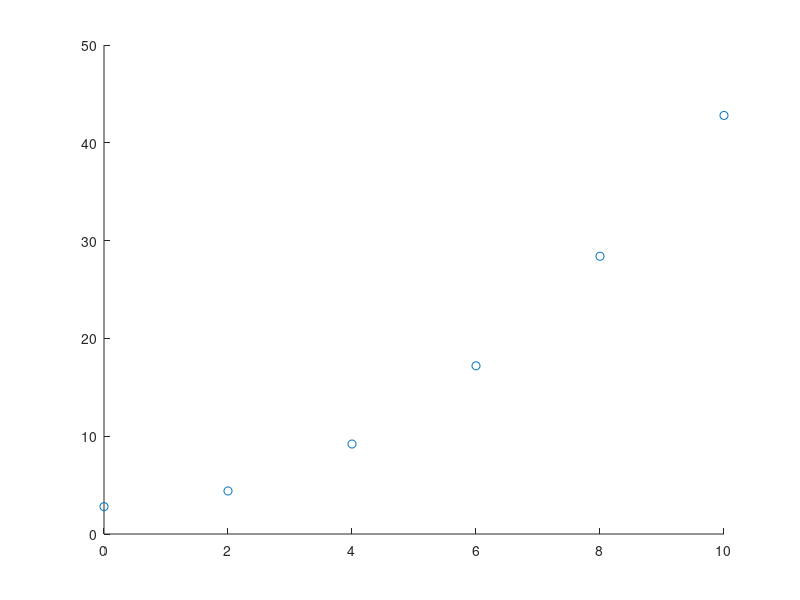

This chart was generated by the following MATLAB code:
clear;
close;
clc;

x=[0,2,4,6,8,10];
y=[2.8,4.4,9.2,17.2,28.4,42.8];
scatter(x,y)
%we are asked to find y values of odd x values.
%we need sums of values as a second order polynomial y = ax2+b  is going to be fit with least Root
%mean square error 
sum = 0;
sumy=0;
sumx2=0;
sumx4=0;
sumx2y=0;
for i=1:length(x)
    sum= sum+1;
    sumx2= sumx2 +(x(i))^2;
    sumx4=sumx4 + x(i)^4;
    sumy= sumy+y(i);
    sumx2y= sumx2y +x(i)^2*y(i);
end
%[c]*[unknown]= [F]

%soln
c= [sum,sumx2; sumx2,sumx4];
f= [sumy; sumx2y];
unknown=c^-1*f;

b=unknown(1);
a=unknown(2);
 t= [1:2:9];
 for i=1:5
    y_unkn=  0.4*t(i).^2 + b 

 end
     

 
